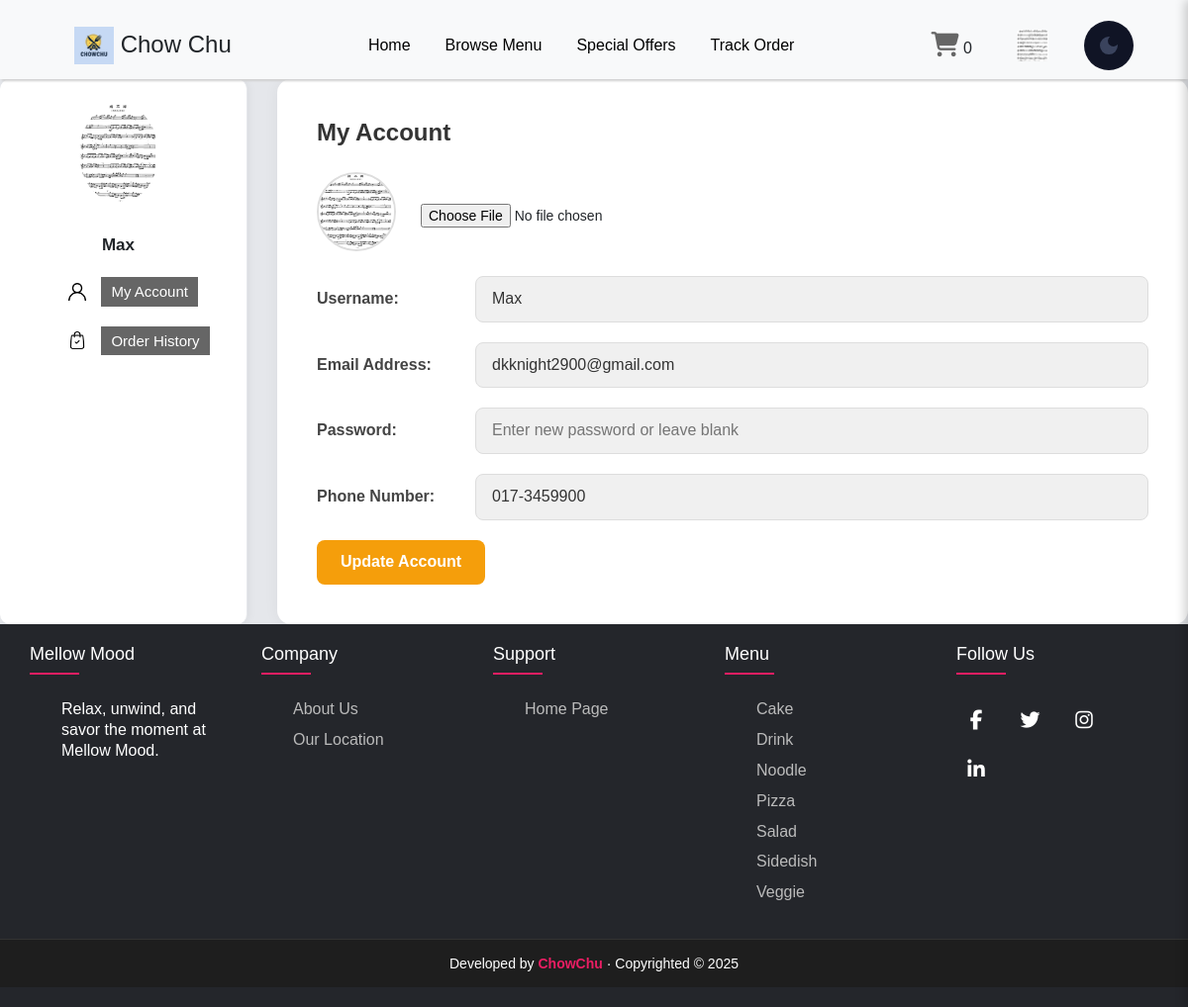
The app's page /collaborative/member/account.php (signed in) with its own data.
### tables this page shows
CREATE TABLE `student` (
  `studentID` varchar(10) NOT NULL,
  `name` varchar(50) DEFAULT NULL,
  `email` varchar(100) DEFAULT NULL,
  `password` varchar(255) DEFAULT NULL,
  `phone` varchar(15) DEFAULT NULL,
  `cgpa` decimal(3,2) DEFAULT NULL,
  `profileImage` varchar(255) DEFAULT NULL
);

### collaborative/member/account.php (the view, shortened to what this page needs)
<?php
include '../component/connect.php';
include '../component/header.php';
$studentID = $_SESSION['studentID'];
$sql = "SELECT * FROM student WHERE studentID = :studentID";
$stmt = $pdo->prepare($sql);
$stmt->bindParam(':studentID', $studentID, PDO::PARAM_STR);
$stmt->execute();
if ($stmt->rowCount() === 1) {
  $student = $stmt->fetch(PDO::FETCH_ASSOC);
} else {
  echo "User not found.";
  exit();
}
?>
<!DOCTYPE html>
<html lang="en">
<head>
  <link rel="stylesheet" href="../css/account.css" />
</head>
<body>
  <div class="account-container">
    <aside class="sidebar">
  <div class="profile-pic">
  <img src="../<?php echo htmlspecialchars($student['profileImage']); ?>" alt="User Icon" />
  <p><?php echo htmlspecialchars($student['name']); ?></p>
</div>
      <nav class="nav-menu">
        <ul>
          <li><img src="../images/account.png" alt=""><a href="../member/account.php" class="none">My Account</a></li>
          <li><img src="../images/order.png" alt=""> <a href="../member/orderHistory.php" class="none">Order History</a></li>
        </ul>
      </nav>
    </aside>
    <section class="account-details">
  <h2>My Account</h2>
  <form action="../member/update_account.php" method="POST" enctype="multipart/form-data">
    <div class="user-icon">
      <img src="../<?php echo htmlspecialchars($student['profileImage']); ?>" alt="User Icon" style="max-width: 100px;" />
      <input type="file" name="profileImage" accept="image/*" />
    </div>
    <div class="detail-row">
      <label>Username:</label>
      <input type="text" name="name" value="<?php echo htmlspecialchars($student['name']); ?>" required />
    </div>
    <div class="detail-row">
      <label>Email Address:</label>
      <input type="email" name="email" value="<?php echo htmlspecialchars($student['email']); ?>" required />
    </div>
    <div class="detail-row">
      <label>Password:</label>
      <input type="password" name="password" placeholder="Enter new password or leave blank" />
    </div>
    <div class="detail-row">
      <label>Phone Number:</label>
      <input type="text" name="phone" value="<?php echo htmlspecialchars($student['phone']); ?>" required />
    </div>
    <button type="submit">Update Account</button>
  </form>
</section>
  </div>
</body>
<?php
include '../component/footer.php';
?>
</html>

### collaborative/component/header.php (shortened to what this page needs)
<?php
$loggedIn = isset($_SESSION['studentID']);
$studentID = $loggedIn ? $_SESSION['studentID'] : null;
if ($loggedIn) {
    $sql = "SELECT * FROM student WHERE studentID = :studentID";
    $stmt = $pdo->prepare($sql);
    $stmt->bindParam(':studentID', $studentID, PDO::PARAM_STR);
    $stmt->execute();
    if ($stmt->rowCount() === 1) {
        $student = $stmt->fetch(PDO::FETCH_ASSOC);
        $userImage = $student['profileImage'];
    }
}
$uniqueProductCount = 0;
?>
<!DOCTYPE html>
<html lang="en">
<head>
    <link rel="stylesheet" href="../css/header.css">
    <link rel="stylesheet" href="../css/footer.css">
    <link rel="stylesheet" href="../css/main.css">
    <link rel="stylesheet" href="../css/menu.css">
    <link rel="stylesheet" href="../css/cart.css">
    <link rel="stylesheet" href="../css/order.css">
    <link rel="stylesheet" href="../css/trackOrder.css">
    <link rel="stylesheet" href="../css/order_detail.css">
    <link rel="stylesheet" href="../css/account.css">
    <link rel="stylesheet" href="../css/popularFood.css">
    <link href="https://cdnjs.cloudflare.com/ajax/libs/font-awesome/6.4.2/css/all.min.css" rel="stylesheet">
    <link href="https://cdn.jsdelivr.net/npm/bootstrap@5.3.0/dist/css/bootstrap.min.css" rel="stylesheet">
</head>
<body>
    <header>
        <div class="header-container">
        <h1>
            <a href="../index.php">
                <img src="../image/chowChu.png" alt="Mellow Mood Logo" class="logo">
                Chow Chu
            </a>
        </h1>
        <div class="nav-bar">
            <a href="../index.php" class="nav-item home-btn" id="homeBtn">Home</a>
            <a href="../member/menu.php" class="nav-item" id="browseMenuBtn">Browse Menu</a>
            <a href="../member/specialOffers.php" class="nav-item" id="specialOffersBtn">Special Offers</a>
            <a href="../member/trackOrder.php" class="nav-item" id="trackOrderBtn">Track Order</a>
        </div>
            <div class="header-icons">
                <a href="#" id="cartButton">
                    <i class="fa fa-shopping-cart"></i>
                    <span class="item_count"><?php echo isset($uniqueProductCount) ? $uniqueProductCount : 0; ?></span>
                </a>
                <div class="user-dropdown">
                    <span id="user-text">
                        <?php if (isset($_SESSION['studentID']) && !empty($_SESSION['studentID'])): ?>
                            <a href="" class="logout-btn" id="profile-btn">
                            <?php
                                $userImagePath = isset($userImage) && !empty($userImage) ? "../" . $userImage : "../images/default-image.jpg";
                            ?>
                            <img src="<?php echo htmlspecialchars($userImagePath); ?>" alt="Profile Image" class="profile-img">
                            </a>
                        <?php endif; ?>
                    </span>
                </div>
                <button id="theme-switch" class="darkmode">
                    <svg xmlns="http://www.w3.org/2000/svg" height="24px" viewBox="0 -960 960 960" width="24px"><path d="M480-120q-150 0-255-105T120-480q0-150 105-255t255-105q14 0 27.5 1t26.5 3q-41 29-65.5 75.5T444-660q0 90 63 153t153 63q55 0 101-24.5t75-65.5q2 13 3 26.5t1 27.5q0 150-105 255T480-120Z"/></svg>
                </button>
            </div>
        </div>
    </header>
</body>
</html>

### collaborative/css/header.css (style rules this page uses)
body, input, button, textarea, select { font: 16px 'Roboto', sans-serif; }
html, body { height: 100%; margin: 0; }
body { margin: 0; height: 100vh; display: grid; grid: auto auto 1fr auto / auto; }
header { background-color: #f8f9fa; height: 80px; box-sizing: border-box; padding: 20px 45px; position: sticky; top: 0; left: 0; width: 100%; z-index: 1000; box-shadow: 0 4px 2px -2px rgb(209, 209, 209); }
.header-container { display: flex; justify-content: space-between; align-items: center; width: 100%; padding: 0 10px; }
header h1 { margin: 0; padding-left: 20px; background: url(/image/petlogo.png) no-repeat left / 30px; font-size: 24px; }
h1 { display: flex; align-items: center; gap: 10px; }
h1 .logo { width: 40px; height: auto; }
header a { color: inherit; text-decoration: none; }
.header-icons { display: flex; gap: 15px; align-items: center; }
.header-icons i { font-size: 25px; cursor: pointer; color: #666; }
nav { padding: 0 50px; display: flex; }
nav a { padding: 5px 10px; color: #fff; background: #666; text-decoration: none; white-space: nowrap; }
.nav-bar { display: flex; align-items: center; gap: 15px; }
.nav-item { padding: 10px 10px; font-size: 16px; text-decoration: none; color: black; border-radius: 20px; transition: background-color 0.3s ease, color 0.3s ease; }
#cartButton { margin-right: 15px; }
.profile-pic { width: 40px; height: 40px; border-radius: 50%; margin-right: 10px; }
.user-dropdown { position: relative; display: inline-block; cursor: pointer; }
#user-text { font-size: 16px; font-weight: bold; color: black; padding: 10px 15px; display: inline-block; cursor: pointer; }
.darkmode { --base-color: #070b1d; --base-variant: #101425; --text-color: #ffffff; --secondary-text: #a4a5b8; --primary-color: #3a435d; --accent-color: #0071ff; }
section { background-color: var(--base-variant); }
button { border: none; padding: .8em 2em; background-color: var(--primary-color); color: white; border-radius: 4px; font: inherit; text-transform: uppercase; font-weight: 500; cursor: pointer; }
#theme-switch { height: 50px; width: 50px; padding: 0; border-radius: 50%; background-color: var(--base-variant); display: flex; justify-content: center; align-items: center; position: static; top: 20px; right: 20px; margin-right: 0; }
#theme-switch svg { fill: var(--primary-color); }
.profile-img { width: 32px; height: 32px; object-fit: cover; border-radius: 4px; margin-right: 6px; vertical-align: middle; }

### collaborative/css/footer.css (style rules this page uses)
ul { list-style: none; padding: 0; margin: 0; }

### collaborative/css/main.css (style rules this page uses)
:root { --color-first: #695aed; --color-second: #350286; --color-third: #fdf1f3; --color-white: #fff; --text-large: 60px; --text-medium: 23px; --text-regular: 13px; --font-weight-thin: 300; --font-weight-regular: 400; --font-weight-medium: 500; --font-weight-bold: 700; --box-shadow-main: 0px 20px 40px rgba(0, 0, 0, 0.08); --border-radius: 10px; --animate: all 0.3s ease-in-out; }
* { padding: 0; margin: 0; box-sizing: border-box; scroll-behavior: smooth; line-height: 1.3; font-family: "Rubik", sans-serif; }

### collaborative/css/order.css (style rules this page uses)
button { padding: 10px 20px; font-size: 16px; color: white; background-color: #007bff; border: none; cursor: pointer; text-align: center; }

### collaborative/css/order_detail.css (style rules this page uses)
button { cursor: pointer; padding: 10px 15px; background-color: #ff9800; border: none; color: white; border-radius: 5px; font-size: 16px; }

### collaborative/css/popularFood.css (style rules this page uses)
button { padding: 10px 15px; background-color: #4CAF50; color: white; border: none; border-radius: 5px; cursor: pointer; margin: 5px; }

### records on screen
student: profileImage (picture), name "Max", email "dkknight2900@gmail.com", phone "017-3459900"

### other values on screen
$uniqueProductCount "0"
$type "Cake"
$type "Drink"
$type "Noodle"
$type "Pizza"
$type "Salad"
$type "Sidedish"
$type "Veggie"
